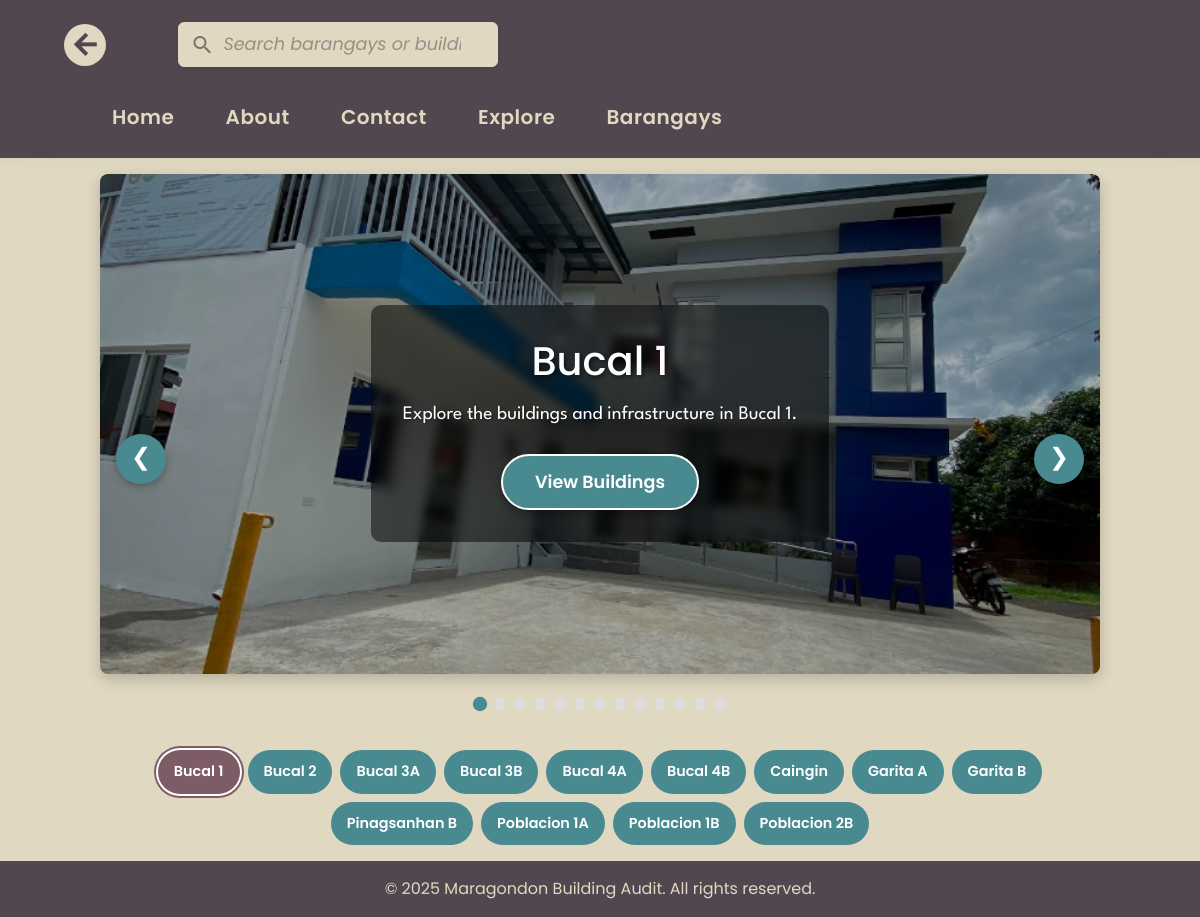
Screenshot of /index.php?section=barangay with the database file from the repository.
### tables this page shows
CREATE TABLE `barangays` (
  `id` int(11) NOT NULL,
  `name` varchar(100) NOT NULL,
  `created_at` timestamp NOT NULL DEFAULT current_timestamp()
);

### content/barangay.php (the view, shortened to what this page needs)
<?php
try {
    $pdo = new PDO(
        "mysql:host=" . DB_HOST . ";dbname=" . DB_NAME,
        DB_USER,
        DB_PASS
    );
    $pdo->setAttribute(PDO::ATTR_ERRMODE, PDO::ERRMODE_EXCEPTION);
    $barangays = $pdo->query("SELECT id, name FROM barangays ORDER BY name")->fetchAll(PDO::FETCH_ASSOC);
} catch (PDOException $e) {
    $barangays = [];
}
?>
<section class="barangay-section">
    <div class="barangay-content">
        <div class="barangay-carousel">
            <div class="carousel-slides">
                <?php foreach ($barangays as $index => $barangay): ?>
                <div class="carousel-slide <?php echo ($index === 0) ? 'active' : ''; ?>" data-index="<?php echo $index; ?>">
                    <div class="slide-background" style="background-image: url('<?php echo htmlspecialchars($barangay['photo']); ?>')"></div>
                    <div class="slide-content">
                        <h2><?php echo htmlspecialchars($barangay['name']); ?></h2>
                        <p>Explore the buildings and infrastructure in <?php echo htmlspecialchars($barangay['name']); ?>.</p>
                        <a href="index.php?section=buildings&barangay_id=<?php echo $barangay['id']; ?>" class="barangay-btn">
                            View Buildings
                        </a>
                    </div>
                </div>
                <?php endforeach; ?>
            </div>
            <div class="carousel-dots">
                <?php foreach ($barangays as $index => $barangay): ?>
                <div class="carousel-dot <?php echo ($index === 0) ? 'active' : ''; ?>" data-index="<?php echo $index; ?>"></div>
                <?php endforeach; ?>
            </div>
            <div class="carousel-controls">
                <button class="carousel-btn prev">&#10094;</button>
                <button class="carousel-btn next">&#10095;</button>
            </div>
            <div class="barangay-list">
                <?php foreach ($barangays as $index => $barangay): ?>
                <button class="barangay-btn <?php echo ($index === 0) ? 'active' : ''; ?>" data-index="<?php echo $index; ?>">
                    <?php echo htmlspecialchars($barangay['name']); ?>
                </button>
                <?php endforeach; ?>
            </div>
        </div>
    </div>
</section>

### index.php (shortened to what this page needs)
<?php
$section = $_GET['section'] ?? 'home';
?><!DOCTYPE html>
<html lang="en">
<head>
    <?php include 'include/link.php'; ?>
</head>
<body>
<nav class="navbar">
    <?php include 'include/nav.php'; ?>
</nav>
<div class="main-content flex-item">
    <?php
    if ($section === 'home') {
        include 'content/home.php';
    } elseif ($section === 'about') {
        include 'content/about.php';
    } elseif ($section === 'contact') {
        include 'content/contact.php';
    } elseif ($section === 'barangay') {
        include 'content/barangay.php';
    } elseif ($section === 'explore') {
        include 'content/explore.php';
    } elseif ($section === 'explore-about') {
        include 'content/explore-about.php';
    } elseif ($section === 'buildings') {
        include 'content/building.php';
    } elseif ($section === 'building_info') {
        include 'content/building_info.php';
    } elseif ($section === 'building_audit') {
        include 'content/building_audit.php';
    } elseif ($section === 'search') {
        include 'content/search.php';
    }
    ?>
</div>
<footer class="footer bg-dark text-light py-3 mt-auto fade-in">
    <div class="container text-center">
        <p class="mb-0">&copy; <?php echo date('Y'); ?> Maragondon Building Audit. All rights reserved.</p>
    </div>
</footer>
</body>
</html>

### include/link.php (shortened to what this page needs)
<link href="https://cdn.jsdelivr.net/npm/bootstrap@5.3.0/dist/css/bootstrap.min.css" rel="stylesheet">
<link rel="stylesheet" href="../css/styles.css">
<link rel="stylesheet" href="../css/nav.css">
<link rel="stylesheet" href="../css/animations.css">
<link rel="stylesheet" href="../css/index.css">
<?php
if ($section === 'home') {
    echo '<link rel="stylesheet" href="../css/home.css">';
} elseif ($section === 'about') {
    echo '<link rel="stylesheet" href="../css/about.css">';
} elseif ($section === 'contact') {
    echo '<link rel="stylesheet" href="../css/contact.css">';
} elseif ($section === 'explore') {
    echo '<link rel="stylesheet" href="../css/explore.css">';
} elseif ($section === 'explore-about') {
    echo '<link rel="stylesheet" href="../css/explore-about.css">';
} elseif ($section === 'barangay') {
    echo '<link rel="stylesheet" href="../css/barangay.css">';
} elseif ($section === 'buildings') {
    echo '<link rel="stylesheet" href="../css/barangay.css">';
} elseif ($section === 'building_info') {
    echo '<link rel="stylesheet" href="../css/building_info.css">';
    echo '<link rel="stylesheet" href="../css/barangay.css">';
} elseif ($section === 'building_audit') {
    echo '<link rel="stylesheet" href="../css/building_audit.css">';
} elseif ($section === 'search') {
    echo '<link rel="stylesheet" href="../css/search.css">';
}
?>

### include/nav.php (shortened to what this page needs)
<nav class="navbar">
    <div class="nav-back scale-in">
        <button onclick="window.history.back();" class="back-btn btn-press" aria-label="Back">
            <span class="material-icons">arrow_back</span>
        </button>
    </div>
    <div class="search-container fade-in-up">
        <form id="searchForm" action="index.php" method="get">
            <div class="search-input-wrapper hover-glow">
                <span class="material-icons search-icon">search</span>
                <input class="search-input" type="search" name="q" placeholder="Search barangays or buildings..." autocomplete="off">
            </div>
        </form>
    </div>
    <div class="nav-links stagger-children">
        <a class="nav-link<?php if ($section === 'home') echo ' active'; ?> hover-lift btn-press" href="index.php?section=home">Home</a>
        <a class="nav-link<?php if ($section === 'about') echo ' active'; ?> hover-lift btn-press" href="index.php?section=about">About</a>
        <a class="nav-link<?php if ($section === 'contact') echo ' active'; ?> hover-lift btn-press" href="index.php?section=contact">Contact</a>
        <a class="nav-link<?php if ($section === 'explore') echo ' active'; ?> hover-lift btn-press" href="index.php?section=explore">Explore</a>
        <a class="nav-link<?php if ($section === 'barangays') echo ' active'; ?> hover-lift btn-press" href="index.php?section=barangay">Barangays</a>
    </div>
</nav>

### css/styles.css (style rules this page uses)
:root { --dark-gray: #3b3137; --beige: #e0d8c1; --dusty-rose: #7e5c65; --dark-gray: #52474e; --teal-blue: #488a90; --slate-blue: #2c4759; --main-font: 'League Spartan', 'Montserrat', 'Poppins', Arial, sans-serif; --heading-font: 'Montserrat', 'League Spartan', Arial, sans-serif; --accent-font: 'Poppins', Arial, sans-serif; --mono-font: 'Fira Mono', 'Consolas', 'Courier New', monospace; }
body { background: var(--beige); color: var(--dark-gray); font-family: var(--main-font); }
.search-container { position: relative; width: 300px; margin: 0 20px; }
.search-input-wrapper { position: relative; width: 100%; display: flex; align-items: center; background: rgba(255, 255, 255, 0.9); border-radius: 20px; border: 1px solid var(--beige); box-shadow: 0 2px 4px rgba(0, 0, 0, 0.05); overflow: hidden; transition: all 0.3s ease; }
.search-icon { position: absolute; left: 12px; color: var(--dusty-rose); font-size: 20px; z-index: 2; }
.search-input { width: 100%; padding: 8px 12px 8px 40px; border: none; background: transparent; font-size: 14px; font-family: var(--accent-font); color: var(--dark-gray); }
.search-input::placeholder { color: #aaa; opacity: 0.8; font-style: italic; }
.footer { background-color: var(--dark-gray) !important; color: var(--beige) !important; padding: 1rem 0; margin-top: 2rem; width: 100%; }
.footer .container { background-color: transparent !important; box-shadow: none !important; }
.footer p { margin: 0; color: var(--beige) !important; font-family: var(--accent-font); }

### css/nav.css (style rules this page uses)
.navbar { background: var(--dark-gray); padding: 0.7rem 2rem; display: flex; align-items: center; justify-content: flex-start; gap: 2rem; font-family: var(--main-font); box-shadow: 0 2px 12px rgba(44, 71, 89, 0.04); }
.navbar .search-container { display: flex; align-items: center; position: relative; width: 320px; margin: 0 1rem; }
.navbar .search-input-wrapper { position: relative; width: 100%; display: flex; align-items: center; background: var(--beige); border-radius: 6px; box-shadow: 0 1px 5px rgba(0, 0, 0, 0.08); overflow: hidden; }
.navbar .search-icon { position: absolute; left: 12px; z-index: 2; font-size: 1.5rem; color: var(--dark-gray); opacity: 0.7; transition: opacity 0.3s; }
.navbar .search-input { background: var(--beige); border: none; border-radius: 4px; padding: 0.5rem 1.2rem 0.5rem 2.8rem; font-size: 1.1rem; width: 100%; color: var(--dark-gray); outline: none; font-family: var(--accent-font); transition: box-shadow 0.3s, background 0.3s; box-shadow: none; }
.navbar .search-input::placeholder { color: var(--dark-gray); opacity: 0.5; }
.navbar .nav-links { display: flex; align-items: center; gap: 2.2rem; margin-left: 2.5rem; }
.navbar .nav-link { color: var(--beige) !important; font-size: 1.25rem; font-family: var(--accent-font); font-weight: 600; letter-spacing: 0.5px; text-decoration: none; position: relative; transition: color 0.3s, transform 0.2s; padding: 0.2rem 0.5rem; animation: linkFadeIn 0.7s both; }
.navbar .nav-link:nth-child(1) { animation-delay: 0.1s; }
.navbar .nav-link:nth-child(2) { animation-delay: 0.2s; }
.navbar .nav-link:nth-child(3) { animation-delay: 0.3s; }
.navbar .nav-link:nth-child(4) { animation-delay: 0.4s; }
.navbar .nav-link:nth-child(5) { animation-delay: 0.5s; }
.navbar .nav-link::after { content: ''; display: block; width: 0; height: 2px; background: var(--teal-blue); transition: width 0.3s; position: absolute; left: 0; bottom: -2px; }
.nav-back { display: flex; align-items: center; margin-right: 1.5rem; }
.back-btn { background: var(--beige); border: none; font-size: 1.8rem; cursor: pointer; color: #fff; padding: 0.3rem; border-radius: 50px; display: flex; justify-content: center; align-items: center; transition: all 1s; }
.back-btn .material-icons { font-size: 2rem; font-weight: bold; color: #52474e; }

### css/index.css (style rules this page uses)
* { margin: 0; padding: 0; box-sizing: border-box; }
body { display: flex; flex-direction: column; height: 100vh; }
.flex-item { width: 100%; display: flex; flex: 1; }

### rows the page displays
barangays: name "Bucal 1"
barangays: name "Bucal 2"
barangays: name "Bucal 3A"
barangays: name "Bucal 3B"
barangays: name "Bucal 4A"
barangays: name "Bucal 4B"
barangays: name "Caingin"
barangays: name "Garita A"
barangays: name "Garita B"
barangays: name "Pinagsanhan B"
barangays: name "Poblacion 1A"
barangays: name "Poblacion 1B"
barangays: name "Poblacion 2B"
